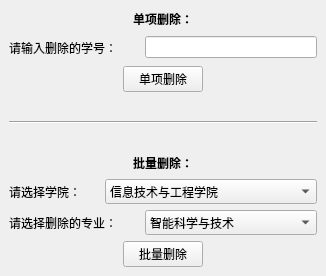
<?xml version="1.0" encoding="UTF-8"?>
<ui version="4.0">
 <class>shanchu</class>
 <widget class="QMainWindow" name="shanchu">
  <property name="geometry">
   <rect>
    <x>0</x>
    <y>0</y>
    <width>326</width>
    <height>276</height>
   </rect>
  </property>
  <property name="windowTitle">
   <string>MainWindow</string>
  </property>
  <widget class="QWidget" name="centralwidget">
   <layout class="QVBoxLayout" name="verticalLayout">
    <item>
     <layout class="QHBoxLayout" name="horizontalLayout">
      <item>
       <widget class="QLabel" name="label_2">
        <property name="text">
         <string/>
        </property>
       </widget>
      </item>
      <item>
       <spacer name="horizontalSpacer">
        <property name="orientation">
         <enum>Qt::Horizontal</enum>
        </property>
        <property name="sizeHint" stdset="0">
         <size>
          <width>40</width>
          <height>20</height>
         </size>
        </property>
       </spacer>
      </item>
      <item>
       <widget class="QLabel" name="label_6">
        <property name="styleSheet">
         <string notr="true">font: 13pt &quot;Ubuntu&quot;;</string>
        </property>
        <property name="text">
         <string>&lt;html&gt;&lt;head/&gt;&lt;body&gt;&lt;p&gt;&lt;span style=&quot; font-weight:600;&quot;&gt;单项删除：&lt;/span&gt;&lt;/p&gt;&lt;/body&gt;&lt;/html&gt;</string>
        </property>
       </widget>
      </item>
      <item>
       <spacer name="horizontalSpacer_3">
        <property name="orientation">
         <enum>Qt::Horizontal</enum>
        </property>
        <property name="sizeHint" stdset="0">
         <size>
          <width>40</width>
          <height>20</height>
         </size>
        </property>
       </spacer>
      </item>
      <item>
       <widget class="QLabel" name="label_5">
        <property name="text">
         <string/>
        </property>
       </widget>
      </item>
     </layout>
    </item>
    <item>
     <layout class="QHBoxLayout" name="horizontalLayout_3">
      <item>
       <widget class="QLabel" name="label">
        <property name="minimumSize">
         <size>
          <width>130</width>
          <height>25</height>
         </size>
        </property>
        <property name="maximumSize">
         <size>
          <width>130</width>
          <height>25</height>
         </size>
        </property>
        <property name="text">
         <string>请输入删除的学号：</string>
        </property>
       </widget>
      </item>
      <item>
       <widget class="QLineEdit" name="lineEdit"/>
      </item>
     </layout>
    </item>
    <item>
     <layout class="QHBoxLayout" name="horizontalLayout_7">
      <item>
       <widget class="QLabel" name="label_12">
        <property name="text">
         <string/>
        </property>
       </widget>
      </item>
      <item>
       <spacer name="horizontalSpacer_7">
        <property name="orientation">
         <enum>Qt::Horizontal</enum>
        </property>
        <property name="sizeHint" stdset="0">
         <size>
          <width>40</width>
          <height>20</height>
         </size>
        </property>
       </spacer>
      </item>
      <item>
       <widget class="QPushButton" name="pushButton_2">
        <property name="text">
         <string>单项删除</string>
        </property>
       </widget>
      </item>
      <item>
       <spacer name="horizontalSpacer_8">
        <property name="orientation">
         <enum>Qt::Horizontal</enum>
        </property>
        <property name="sizeHint" stdset="0">
         <size>
          <width>40</width>
          <height>20</height>
         </size>
        </property>
       </spacer>
      </item>
      <item>
       <widget class="QLabel" name="label_11">
        <property name="text">
         <string/>
        </property>
       </widget>
      </item>
     </layout>
    </item>
    <item>
     <spacer name="verticalSpacer">
      <property name="orientation">
       <enum>Qt::Vertical</enum>
      </property>
      <property name="sizeHint" stdset="0">
       <size>
        <width>20</width>
        <height>1</height>
       </size>
      </property>
     </spacer>
    </item>
    <item>
     <widget class="Line" name="line_2">
      <property name="orientation">
       <enum>Qt::Horizontal</enum>
      </property>
     </widget>
    </item>
    <item>
     <spacer name="verticalSpacer_2">
      <property name="orientation">
       <enum>Qt::Vertical</enum>
      </property>
      <property name="sizeHint" stdset="0">
       <size>
        <width>20</width>
        <height>0</height>
       </size>
      </property>
     </spacer>
    </item>
    <item>
     <layout class="QHBoxLayout" name="horizontalLayout_2">
      <item>
       <widget class="QLabel" name="label_3">
        <property name="text">
         <string/>
        </property>
       </widget>
      </item>
      <item>
       <spacer name="horizontalSpacer_2">
        <property name="orientation">
         <enum>Qt::Horizontal</enum>
        </property>
        <property name="sizeHint" stdset="0">
         <size>
          <width>40</width>
          <height>20</height>
         </size>
        </property>
       </spacer>
      </item>
      <item>
       <widget class="QLabel" name="label_7">
        <property name="styleSheet">
         <string notr="true">font: 13pt &quot;Ubuntu&quot;;</string>
        </property>
        <property name="text">
         <string>&lt;html&gt;&lt;head/&gt;&lt;body&gt;&lt;p&gt;&lt;span style=&quot; font-weight:600;&quot;&gt;批量删除：&lt;/span&gt;&lt;/p&gt;&lt;/body&gt;&lt;/html&gt;</string>
        </property>
       </widget>
      </item>
      <item>
       <spacer name="horizontalSpacer_4">
        <property name="orientation">
         <enum>Qt::Horizontal</enum>
        </property>
        <property name="sizeHint" stdset="0">
         <size>
          <width>40</width>
          <height>20</height>
         </size>
        </property>
       </spacer>
      </item>
      <item>
       <widget class="QLabel" name="label_10">
        <property name="text">
         <string/>
        </property>
       </widget>
      </item>
     </layout>
    </item>
    <item>
     <layout class="QHBoxLayout" name="horizontalLayout_5">
      <item>
       <widget class="QLabel" name="label_8">
        <property name="minimumSize">
         <size>
          <width>90</width>
          <height>25</height>
         </size>
        </property>
        <property name="maximumSize">
         <size>
          <width>90</width>
          <height>25</height>
         </size>
        </property>
        <property name="text">
         <string>请选择学院：</string>
        </property>
       </widget>
      </item>
      <item>
       <widget class="QComboBox" name="comboBox">
        <property name="minimumSize">
         <size>
          <width>0</width>
          <height>0</height>
         </size>
        </property>
        <property name="maximumSize">
         <size>
          <width>111111</width>
          <height>111111</height>
         </size>
        </property>
        <item>
         <property name="text">
          <string>信息技术与工程学院</string>
         </property>
        </item>
        <item>
         <property name="text">
          <string>华为ICT学院</string>
         </property>
        </item>
        <item>
         <property name="text">
          <string>法学院</string>
         </property>
        </item>
        <item>
         <property name="text">
          <string>管理学院</string>
         </property>
        </item>
        <item>
         <property name="text">
          <string>外国语学院</string>
         </property>
        </item>
        <item>
         <property name="text">
          <string>会计学院</string>
         </property>
        </item>
        <item>
         <property name="text">
          <string>国际学院</string>
         </property>
        </item>
        <item>
         <property name="text">
          <string>经济学院</string>
         </property>
        </item>
        <item>
         <property name="text">
          <string>艺术设计学院</string>
         </property>
        </item>
       </widget>
      </item>
     </layout>
    </item>
    <item>
     <layout class="QHBoxLayout" name="horizontalLayout_6">
      <item>
       <widget class="QLabel" name="label_9">
        <property name="minimumSize">
         <size>
          <width>120</width>
          <height>25</height>
         </size>
        </property>
        <property name="maximumSize">
         <size>
          <width>130</width>
          <height>25</height>
         </size>
        </property>
        <property name="text">
         <string>请选择删除的专业：</string>
        </property>
       </widget>
      </item>
      <item>
       <widget class="QComboBox" name="comboBox_2">
        <property name="minimumSize">
         <size>
          <width>0</width>
          <height>0</height>
         </size>
        </property>
        <property name="maximumSize">
         <size>
          <width>11111</width>
          <height>11111</height>
         </size>
        </property>
        <item>
         <property name="text">
          <string>智能科学与技术</string>
         </property>
        </item>
        <item>
         <property name="text">
          <string>信息管理与信息系统</string>
         </property>
        </item>
        <item>
         <property name="text">
          <string>软件工程</string>
         </property>
        </item>
        <item>
         <property name="text">
          <string>计算机科学与技术</string>
         </property>
        </item>
        <item>
         <property name="text">
          <string>物联网工程</string>
         </property>
        </item>
        <item>
         <property name="text">
          <string>数据科学与大数据技术</string>
         </property>
        </item>
       </widget>
      </item>
     </layout>
    </item>
    <item>
     <layout class="QHBoxLayout" name="horizontalLayout_8">
      <item>
       <widget class="QLabel" name="label_13">
        <property name="text">
         <string/>
        </property>
       </widget>
      </item>
      <item>
       <spacer name="horizontalSpacer_6">
        <property name="orientation">
         <enum>Qt::Horizontal</enum>
        </property>
        <property name="sizeHint" stdset="0">
         <size>
          <width>40</width>
          <height>20</height>
         </size>
        </property>
       </spacer>
      </item>
      <item>
       <widget class="QPushButton" name="pushButton">
        <property name="text">
         <string>批量删除</string>
        </property>
       </widget>
      </item>
      <item>
       <spacer name="horizontalSpacer_5">
        <property name="orientation">
         <enum>Qt::Horizontal</enum>
        </property>
        <property name="sizeHint" stdset="0">
         <size>
          <width>40</width>
          <height>20</height>
         </size>
        </property>
       </spacer>
      </item>
      <item>
       <widget class="QLabel" name="label_14">
        <property name="text">
         <string/>
        </property>
       </widget>
      </item>
     </layout>
    </item>
   </layout>
  </widget>
 </widget>
 <resources/>
 <connections/>
</ui>
